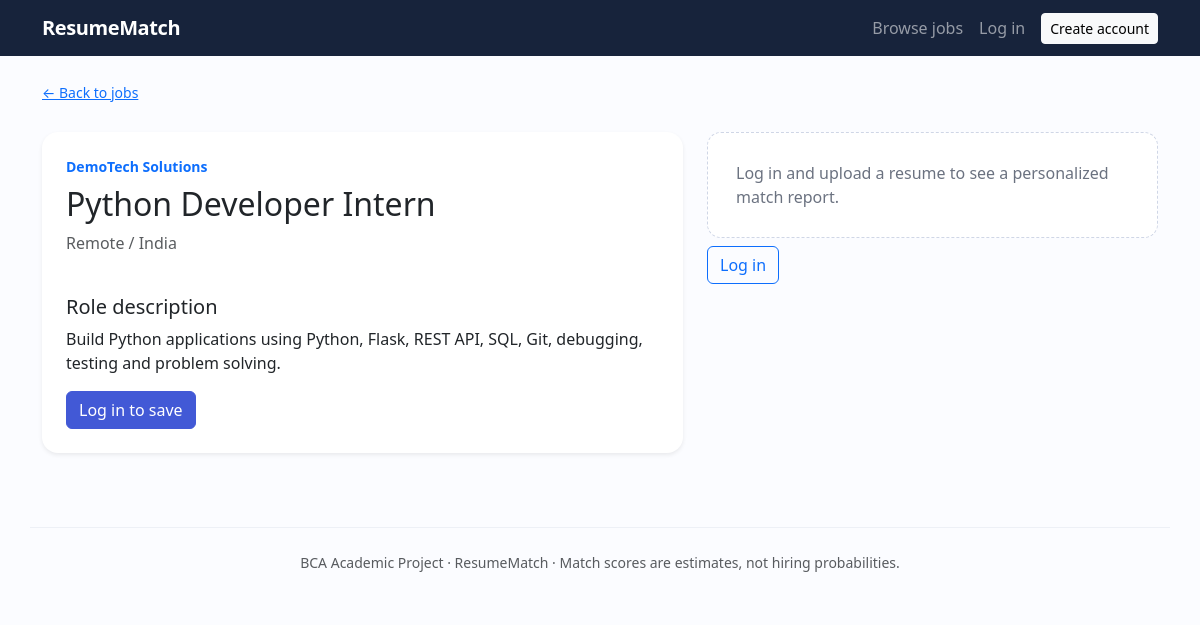
Screenshot of /jobs/1 with the database file from the repository.
### tables this page shows
CREATE TABLE jobs (
    job_id INTEGER PRIMARY KEY AUTOINCREMENT,
    title TEXT NOT NULL,
    company TEXT NOT NULL,
    location TEXT NOT NULL,
    description TEXT NOT NULL,
    created_at TEXT NOT NULL
);

### app.py (the view)
@app.route("/jobs/<int:job_id>")
def job_detail(job_id):
    job = get_db().execute("SELECT * FROM jobs WHERE job_id = ?", (job_id,)).fetchone()
    if not job:
        abort(404)
    report = None
    resume = None
    if session.get("user_id"):
        resume = get_db().execute("""
            SELECT * FROM resumes WHERE user_id = ? ORDER BY uploaded_at DESC LIMIT 1
        """, (session["user_id"],)).fetchone()
        if resume:
            report = analyze_resume_against_job(resume["extracted_text"], job["description"])
    saved = False
    if session.get("user_id"):
        saved = get_db().execute(
            "SELECT 1 FROM saved_jobs WHERE user_id = ? AND job_id = ?",
            (session["user_id"], job_id)
        ).fetchone() is not None
    return render_template("job_detail.html", job=job, report=report, resume=resume, saved=saved)

### database.py (called while the page is built)
def get_db():
    if "db" not in g:
        g.db = sqlite3.connect(DB_PATH)
        g.db.row_factory = sqlite3.Row
        g.db.execute("PRAGMA foreign_keys = ON")
    return g.db

### templates/job_detail.html (shortened to what this page needs)
{% extends "base.html" %}
{% block content %}
<a href="{{ url_for('jobs') }}" class="small">← Back to jobs</a>
<div class="row g-4 mt-1">
<div class="col-lg-7"><div class="card border-0 shadow-sm p-4">
<div class="small text-primary fw-semibold">{{ job.company }}</div><h1 class="h2 mt-2">{{ job.title }}</h1><p class="text-muted">{{ job.location }}</p>
<h2 class="h5 mt-4">Role description</h2><p>{{ job.description }}</p>
<div class="d-flex gap-2 flex-wrap">
{% if session.get('user_id') %}
  {% if saved %}<span class="badge text-bg-success align-self-center">Saved</span>{% else %}<form method="post" action="{{ url_for('save_job', job_id=job.job_id) }}"><button class="btn btn-primary">Save job</button></form>{% endif %}
{% else %}<a class="btn btn-primary" href="{{ url_for('login') }}">Log in to save</a>{% endif %}
</div></div></div>
<div class="col-lg-5">
{% if report %}
<div class="card border-0 shadow-sm p-4">
<p class="eyebrow mb-1">YOUR LATEST RESUME</p><h2 class="h4">Match overview</h2>
<div class="score-big">{{ report.match_score }}<span>%</span></div>
<div class="progress mb-3"><div class="progress-bar" style="width:{{ report.match_score }}%"></div></div>
<p class="small text-muted">Heuristic similarity score, not a hiring probability.</p>
<h3 class="h6">Matched skills</h3>
{% for skill in report.matched_skills %}<span class="skill-chip">{{ skill }}</span>{% else %}<p class="small text-muted">No matching skills detected.</p>{% endfor %}
<h3 class="h6 mt-3">Skills to consider learning</h3>
{% for skill in report.missing_skills %}<span class="skill-chip missing-chip">{{ skill }}</span>{% else %}<p class="small text-success">No missing skills detected by the current vocabulary.</p>{% endfor %}
</div>
{% elif session.get('user_id') %}
<div class="empty-state">Upload a resume to see your match against this role.</div><a href="{{ url_for('upload_resume') }}" class="btn btn-outline-primary mt-2">Upload resume</a>
{% else %}
<div class="empty-state">Log in and upload a resume to see a personalized match report.</div><a href="{{ url_for('login') }}" class="btn btn-outline-primary mt-2">Log in</a>
{% endif %}
</div></div>
{% endblock %}

### static/css/style.css (style rules this page uses)
:root { --ink: #17233b; --primary: #4259d6; --muted: #6b7280; --surface: #f6f8fc; }
body { background: #fbfcff; color: var(--ink); min-height: 100vh; }
.btn-primary { background: var(--primary); border-color: var(--primary); }
.card { border-radius: 16px; }
.empty-state { border: 1px dashed #cfd6e6; border-radius: 14px; padding: 28px; color: var(--muted); background: #fff; }

### rows the page displays
jobs: company "DemoTech Solutions", title "Python Developer Intern", location "Remote / India", description "Build Python applications using Python, Flask, REST API, SQL, Git, debugging, testing and problem solving."
